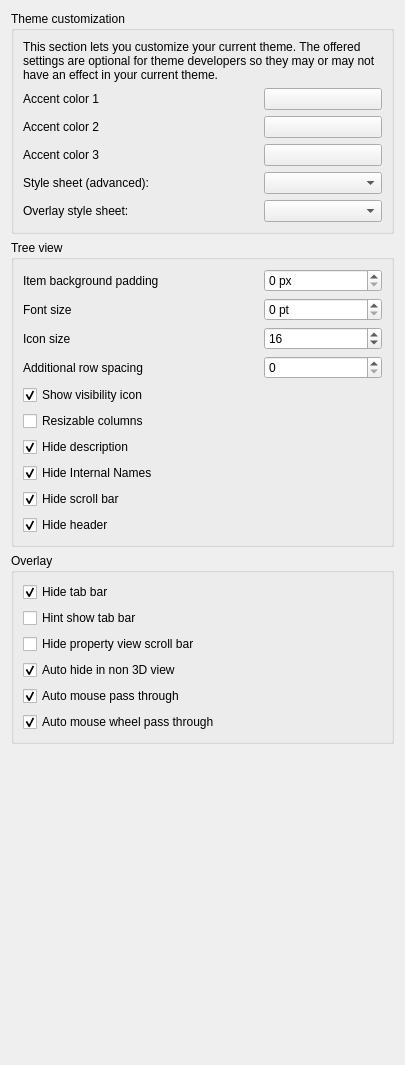
<?xml version="1.0" encoding="UTF-8"?>
<ui version="4.0">
 <class>Gui::Dialog::DlgSettingsUI</class>
 <widget class="QWidget" name="Gui::Dialog::DlgSettingsUI">
  <property name="geometry">
   <rect>
    <x>0</x>
    <y>0</y>
    <width>405</width>
    <height>1065</height>
   </rect>
  </property>
  <property name="windowTitle">
   <string>UI</string>
  </property>
  <layout class="QVBoxLayout" name="verticalLayout">
   <item>
    <widget class="QGroupBox" name="groupBox">
     <property name="title">
      <string>Theme customization</string>
     </property>
     <layout class="QVBoxLayout" name="verticalLayout_2">
      <item>
       <widget class="QLabel" name="label">
        <property name="text">
         <string>This section lets you customize your current theme. The offered settings are optional for theme developers so they may or may not have an effect in your current theme.</string>
        </property>
        <property name="wordWrap">
         <bool>true</bool>
        </property>
       </widget>
      </item>
      <item>
       <layout class="QGridLayout" columnstretch="2,1,0">
        <item row="0" column="0">
         <widget class="QLabel" name="label1">
          <property name="text">
           <string>Accent color 1</string>
          </property>
          <property name="buddy">
           <cstring>ThemeAccentColor1</cstring>
          </property>
         </widget>
        </item>
        <item row="0" column="1">
         <widget class="Gui::PrefColorButton" name="ThemeAccentColor1">
          <property name="sizePolicy">
           <sizepolicy hsizetype="MinimumExpanding" vsizetype="Fixed">
            <horstretch>0</horstretch>
            <verstretch>0</verstretch>
           </sizepolicy>
          </property>
          <property name="toolTip">
           <string>This color might be used by your theme to let you customize it.</string>
          </property>
          <property name="color" stdset="0">
           <color>
            <red>85</red>
            <green>123</green>
            <blue>182</blue>
           </color>
          </property>
          <property name="prefEntry" stdset="0">
           <cstring>ThemeAccentColor1</cstring>
          </property>
          <property name="prefPath" stdset="0">
           <cstring>Themes</cstring>
          </property>
         </widget>
        </item>
        <item row="1" column="0">
         <widget class="QLabel" name="label2">
          <property name="text">
           <string>Accent color 2</string>
          </property>
          <property name="buddy">
           <cstring>ThemeAccentColor2</cstring>
          </property>
         </widget>
        </item>
        <item row="2" column="0">
         <widget class="QLabel" name="label3">
          <property name="text">
           <string>Accent color 3</string>
          </property>
          <property name="buddy">
           <cstring>ThemeAccentColor3</cstring>
          </property>
         </widget>
        </item>
        <item row="3" column="0">
         <widget class="QLabel" name="styleSheetLabel">
          <property name="text">
           <string>Style sheet (advanced):</string>
          </property>
          <property name="buddy">
           <cstring>StyleSheets</cstring>
          </property>
         </widget>
        </item>
        <item row="4" column="0">
         <widget class="QLabel" name="label_2">
          <property name="text">
           <string>Overlay style sheet:</string>
          </property>
          <property name="buddy">
           <cstring>OverlayStyleSheets</cstring>
          </property>
         </widget>
        </item>
        <item row="1" column="1">
         <widget class="Gui::PrefColorButton" name="ThemeAccentColor2">
          <property name="sizePolicy">
           <sizepolicy hsizetype="MinimumExpanding" vsizetype="Fixed">
            <horstretch>0</horstretch>
            <verstretch>0</verstretch>
           </sizepolicy>
          </property>
          <property name="toolTip">
           <string>This color might be used by your theme to let you customize it.</string>
          </property>
          <property name="color" stdset="0">
           <color>
            <red>85</red>
            <green>123</green>
            <blue>182</blue>
           </color>
          </property>
          <property name="prefEntry" stdset="0">
           <cstring>ThemeAccentColor2</cstring>
          </property>
          <property name="prefPath" stdset="0">
           <cstring>Themes</cstring>
          </property>
         </widget>
        </item>
        <item row="2" column="1">
         <widget class="Gui::PrefColorButton" name="ThemeAccentColor3">
          <property name="sizePolicy">
           <sizepolicy hsizetype="MinimumExpanding" vsizetype="Fixed">
            <horstretch>0</horstretch>
            <verstretch>0</verstretch>
           </sizepolicy>
          </property>
          <property name="toolTip">
           <string>This color might be used by your theme to let you customize it.</string>
          </property>
          <property name="color" stdset="0">
           <color>
            <red>85</red>
            <green>123</green>
            <blue>182</blue>
           </color>
          </property>
          <property name="prefEntry" stdset="0">
           <cstring>ThemeAccentColor3</cstring>
          </property>
          <property name="prefPath" stdset="0">
           <cstring>Themes</cstring>
          </property>
         </widget>
        </item>
        <item row="3" column="1">
         <widget class="Gui::PrefComboBox" name="StyleSheets">
          <property name="toolTip">
           <string>Style sheet how user interface will look like</string>
          </property>
          <property name="prefPath" stdset="0">
           <cstring>MainWindow</cstring>
          </property>
          <property name="prefEntry" stdset="0">
           <cstring>StyleSheet</cstring>
          </property>
          <property name="prefType" stdset="0">
           <cstring></cstring>
          </property>
         </widget>
        </item>
        <item row="4" column="1">
         <widget class="Gui::PrefComboBox" name="OverlayStyleSheets">
          <property name="prefPath" stdset="0">
           <cstring>MainWindow</cstring>
          </property>
          <property name="prefEntry" stdset="0">
           <cstring>OverlayActiveStyleSheet</cstring>
          </property>
          <property name="prefType" stdset="0">
           <cstring></cstring>
          </property>
         </widget>
        </item>
       </layout>
      </item>
     </layout>
    </widget>
   </item>
   <item>
    <widget class="QGroupBox" name="groupBox_2">
     <property name="title">
      <string>Tree view</string>
     </property>
     <layout class="QGridLayout" name="gridLayout1" columnstretch="2,1">
      <item row="7" column="0" colspan="2">
       <widget class="Gui::PrefCheckBox" name="hideInternalNamesCheckBox">
        <property name="toolTip">
         <string>Hide extra tree view column - Internal Names.</string>
        </property>
        <property name="text">
         <string>Hide Internal Names</string>
        </property>
        <property name="checked">
         <bool>true</bool>
        </property>
        <property name="prefEntry" stdset="0">
         <cstring>HideInternalNames</cstring>
        </property>
        <property name="prefPath" stdset="0">
         <cstring>TreeView</cstring>
        </property>
       </widget>
      </item>
      <item row="0" column="1">
       <widget class="Gui::PrefSpinBox" name="itemBackgroundPaddingSpinBox">
        <property name="toolTip">
         <string>Icon size override, set to 0 for the default value.</string>
        </property>
        <property name="minimum">
         <number>0</number>
        </property>
        <property name="maximum">
         <number>100</number>
        </property>
        <property name="singleStep">
         <number>1</number>
        </property>
        <property name="suffix">
         <string> px</string>
        </property>
        <property name="value">
         <number>0</number>
        </property>
        <property name="prefPath" stdset="0">
         <cstring>TreeView</cstring>
        </property>
        <property name="prefEntry" stdset="0">
         <cstring>ItemBackgroundPadding</cstring>
        </property>
       </widget>
      </item>
      <item row="1" column="1">
       <widget class="Gui::PrefSpinBox" name="fontSizeSpinBox">
        <property name="toolTip">
         <string>Font size override, set to 0 for the default value.</string>
        </property>
        <property name="minimum">
         <number>0</number>
        </property>
        <property name="maximum">
         <number>100</number>
        </property>
        <property name="singleStep">
         <number>1</number>
        </property>
        <property name="suffix">
         <string> pt</string>
        </property>
        <property name="value">
         <number>0</number>
        </property>
        <property name="prefPath" stdset="0">
         <cstring>TreeView</cstring>
        </property>
        <property name="prefEntry" stdset="0">
         <cstring>FontSize</cstring>
        </property>
       </widget>
      </item>
      <item row="2" column="1">
       <widget class="Gui::PrefSpinBox" name="iconSizeSpinBox">
        <property name="toolTip">
         <string>Icon size override, set to 0 for the default value.</string>
        </property>
        <property name="singleStep">
         <number>1</number>
        </property>
        <property name="value">
         <number>16</number>
        </property>
        <property name="prefPath" stdset="0">
         <cstring>TreeView</cstring>
        </property>
        <property name="prefEntry" stdset="0">
         <cstring>IconSize</cstring>
        </property>
       </widget>
      </item>
      <item row="3" column="0">
       <widget class="QLabel" name="rowSpacingLabel">
        <property name="text">
         <string>Additional row spacing</string>
        </property>
        <property name="buddy">
         <cstring>rowSpacingSpinBox</cstring>
        </property>
       </widget>
      </item>
      <item row="5" column="0" colspan="2">
       <widget class="Gui::PrefCheckBox" name="resizableColumnsCheckBox">
        <property name="toolTip">
         <string>Allow tree view columns to be manually resized.</string>
        </property>
        <property name="text">
         <string>Resizable columns</string>
        </property>
        <property name="prefEntry" stdset="0">
         <cstring>ResizableColumn</cstring>
        </property>
        <property name="prefPath" stdset="0">
         <cstring>TreeView</cstring>
        </property>
       </widget>
      </item>
      <item row="2" column="0">
       <widget class="QLabel" name="iconSizeLabel">
        <property name="text">
         <string>Icon size</string>
        </property>
        <property name="buddy">
         <cstring>iconSizeSpinBox</cstring>
        </property>
       </widget>
      </item>
      <item row="1" column="0">
       <widget class="QLabel" name="fontSizeLabel">
        <property name="text">
         <string>Font size</string>
        </property>
        <property name="buddy">
         <cstring>fontSizeSpinBox</cstring>
        </property>
       </widget>
      </item>
      <item row="0" column="0">
       <widget class="QLabel" name="itemBackgroundPaddingLabel">
        <property name="text">
         <string>Item background padding</string>
        </property>
        <property name="buddy">
         <cstring>itemBackgroundPaddingSpinBox</cstring>
        </property>
       </widget>
      </item>
      <item row="3" column="1">
       <widget class="Gui::PrefSpinBox" name="rowSpacingSpinBox">
        <property name="toolTip">
         <string>Additional spacing for tree view rows. Bigger values will increase row item heights.</string>
        </property>
        <property name="singleStep">
         <number>1</number>
        </property>
        <property name="value">
         <number>0</number>
        </property>
        <property name="prefPath" stdset="0">
         <cstring>TreeView</cstring>
        </property>
        <property name="prefEntry" stdset="0">
         <cstring>ItemSpacing</cstring>
        </property>
       </widget>
      </item>
      <item row="4" column="0" colspan="2">
       <widget class="Gui::PrefCheckBox" name="showVisibilityIconCheckBox">
        <property name="toolTip">
         <string>If enabled, show an eye icon before the tree view items, showing their visibility status. When clicked the visibility is toggled.</string>
        </property>
        <property name="text">
         <string>Show visibility icon</string>
        </property>
        <property name="checked">
         <bool>true</bool>
        </property>
        <property name="prefEntry" stdset="0">
         <cstring>VisibilityIcon</cstring>
        </property>
        <property name="prefPath" stdset="0">
         <cstring>TreeView</cstring>
        </property>
       </widget>
      </item>
      <item row="9" column="0" colspan="2">
       <widget class="Gui::PrefCheckBox" name="hideHeaderCheckBox">
        <property name="toolTip">
         <string>Hide header with column names from the tree view.</string>
        </property>
        <property name="text">
         <string>Hide header</string>
        </property>
        <property name="checked">
         <bool>true</bool>
        </property>
        <property name="prefEntry" stdset="0">
         <cstring>HideHeaderView</cstring>
        </property>
        <property name="prefPath" stdset="0">
         <cstring>TreeView</cstring>
        </property>
       </widget>
      </item>
      <item row="8" column="0" colspan="2">
       <widget class="Gui::PrefCheckBox" name="hideTreeViewScrollBarCheckBox">
        <property name="toolTip">
         <string>Hide scroll bar from the tree view, scrolling will still be possible using mouse wheel.</string>
        </property>
        <property name="text">
         <string>Hide scroll bar</string>
        </property>
        <property name="checked">
         <bool>true</bool>
        </property>
        <property name="prefEntry" stdset="0">
         <cstring>HideScrollBar</cstring>
        </property>
        <property name="prefPath" stdset="0">
         <cstring>TreeView</cstring>
        </property>
       </widget>
      </item>
      <item row="6" column="0" colspan="2">
       <widget class="Gui::PrefCheckBox" name="hideDescriptionCheckBox">
        <property name="toolTip">
         <string>Hide column with object description in tree view.</string>
        </property>
        <property name="text">
         <string>Hide description</string>
        </property>
        <property name="checked">
         <bool>true</bool>
        </property>
        <property name="prefEntry" stdset="0">
         <cstring>HideColumn</cstring>
        </property>
        <property name="prefPath" stdset="0">
         <cstring>TreeView</cstring>
        </property>
       </widget>
      </item>
     </layout>
    </widget>
   </item>
   <item>
    <widget class="QGroupBox" name="groupBox_3">
     <property name="title">
      <string>Overlay</string>
     </property>
     <layout class="QGridLayout" name="gridLayout_2">
      <item row="2" column="0">
       <widget class="Gui::PrefCheckBox" name="hideTabBarCheckBox">
        <property name="toolTip">
         <string>Hide tab bar in dock overlay</string>
        </property>
        <property name="text">
         <string>Hide tab bar</string>
        </property>
        <property name="checked">
         <bool>true</bool>
        </property>
        <property name="prefEntry" stdset="0">
         <cstring>DockOverlayHideTabBar</cstring>
        </property>
        <property name="prefPath" stdset="0">
         <cstring>View</cstring>
        </property>
       </widget>
      </item>
      <item row="3" column="0">
       <widget class="Gui::PrefCheckBox" name="hintShowTabBarCheckBox">
        <property name="toolTip">
         <string>Show tab bar on mouse over when auto hide</string>
        </property>
        <property name="text">
         <string>Hint show tab bar</string>
        </property>
        <property name="prefEntry" stdset="0">
         <cstring>DockOverlayHintTabBar</cstring>
        </property>
        <property name="prefPath" stdset="0">
         <cstring>View</cstring>
        </property>
       </widget>
      </item>
      <item row="4" column="0">
       <widget class="Gui::PrefCheckBox" name="hidePropertyViewScrollBarCheckBox">
        <property name="toolTip">
         <string>Hide property view scroll bar in dock overlay</string>
        </property>
        <property name="text">
         <string>Hide property view scroll bar</string>
        </property>
        <property name="prefEntry" stdset="0">
         <cstring>DockOverlayHidePropertyViewScrollBar</cstring>
        </property>
        <property name="prefPath" stdset="0">
         <cstring>View</cstring>
        </property>
       </widget>
      </item>
      <item row="5" column="0">
       <widget class="Gui::PrefCheckBox" name="overlayAutoHideCheckBox">
        <property name="toolTip">
         <string>Automatically hide overlaid dock panels when in non 3D view (like TechDraw or Spreadsheet).</string>
        </property>
        <property name="text">
         <string>Auto hide in non 3D view</string>
        </property>
        <property name="checked">
         <bool>true</bool>
        </property>
        <property name="prefEntry" stdset="0">
         <cstring>DockOverlayAutoView</cstring>
        </property>
        <property name="prefPath" stdset="0">
         <cstring>View</cstring>
        </property>
       </widget>
      </item>
      <item row="6" column="0">
       <widget class="Gui::PrefCheckBox" name="mouseClickPassThroughCheckBox">
        <property name="toolTip">
         <string>Auto mouse click through transparent part of dock overlay.</string>
        </property>
        <property name="text">
         <string>Auto mouse pass through</string>
        </property>
        <property name="checked">
         <bool>true</bool>
        </property>
        <property name="prefEntry" stdset="0">
         <cstring>DockOverlayAutoMouseThrough</cstring>
        </property>
        <property name="prefPath" stdset="0">
         <cstring>View</cstring>
        </property>
       </widget>
      </item>
      <item row="7" column="0">
       <widget class="Gui::PrefCheckBox" name="mouseWheelPassThroughCheckBox">
        <property name="toolTip">
         <string>Auto pass through mouse wheel event on transparent dock overlay.</string>
        </property>
        <property name="text">
         <string>Auto mouse wheel pass through</string>
        </property>
        <property name="checked">
         <bool>true</bool>
        </property>
        <property name="prefEntry" stdset="0">
         <cstring>DockOverlayWheelPassThrough</cstring>
        </property>
        <property name="prefPath" stdset="0">
         <cstring>View</cstring>
        </property>
       </widget>
      </item>
     </layout>
    </widget>
   </item>
   <item>
    <spacer name="spacer_3">
     <property name="orientation">
      <enum>Qt::Vertical</enum>
     </property>
     <property name="sizeHint" stdset="0">
      <size>
       <width>20</width>
       <height>20</height>
      </size>
     </property>
    </spacer>
   </item>
  </layout>
 </widget>
 <customwidgets>
  <customwidget>
   <class>Gui::ColorButton</class>
   <extends>QPushButton</extends>
   <header>Gui/Widgets.h</header>
  </customwidget>
  <customwidget>
   <class>Gui::PrefColorButton</class>
   <extends>Gui::ColorButton</extends>
   <header>Gui/PrefWidgets.h</header>
  </customwidget>
  <customwidget>
   <class>Gui::PrefComboBox</class>
   <extends>QComboBox</extends>
   <header>Gui/PrefWidgets.h</header>
  </customwidget>
  <customwidget>
   <class>Gui::PrefSpinBox</class>
   <extends>QSpinBox</extends>
   <header>Gui/PrefWidgets.h</header>
  </customwidget>
  <customwidget>
   <class>Gui::PrefCheckBox</class>
   <extends>QCheckBox</extends>
   <header>Gui/PrefWidgets.h</header>
  </customwidget>
 </customwidgets>
 <tabstops>
  <tabstop>ThemeAccentColor1</tabstop>
  <tabstop>ThemeAccentColor2</tabstop>
  <tabstop>ThemeAccentColor3</tabstop>
  <tabstop>StyleSheets</tabstop>
  <tabstop>OverlayStyleSheets</tabstop>
  <tabstop>itemBackgroundPaddingSpinBox</tabstop>
  <tabstop>fontSizeSpinBox</tabstop>
  <tabstop>iconSizeSpinBox</tabstop>
  <tabstop>rowSpacingSpinBox</tabstop>
  <tabstop>resizableColumnsCheckBox</tabstop>
  <tabstop>showVisibilityIconCheckBox</tabstop>
  <tabstop>hideDescriptionCheckBox</tabstop>
  <tabstop>hideInternalNamesCheckBox</tabstop>
  <tabstop>hideTreeViewScrollBarCheckBox</tabstop>
  <tabstop>hideHeaderCheckBox</tabstop>
  <tabstop>hideTabBarCheckBox</tabstop>
  <tabstop>hintShowTabBarCheckBox</tabstop>
  <tabstop>hidePropertyViewScrollBarCheckBox</tabstop>
  <tabstop>overlayAutoHideCheckBox</tabstop>
  <tabstop>mouseClickPassThroughCheckBox</tabstop>
  <tabstop>mouseWheelPassThroughCheckBox</tabstop>
 </tabstops>
 <resources/>
 <connections/>
</ui>
